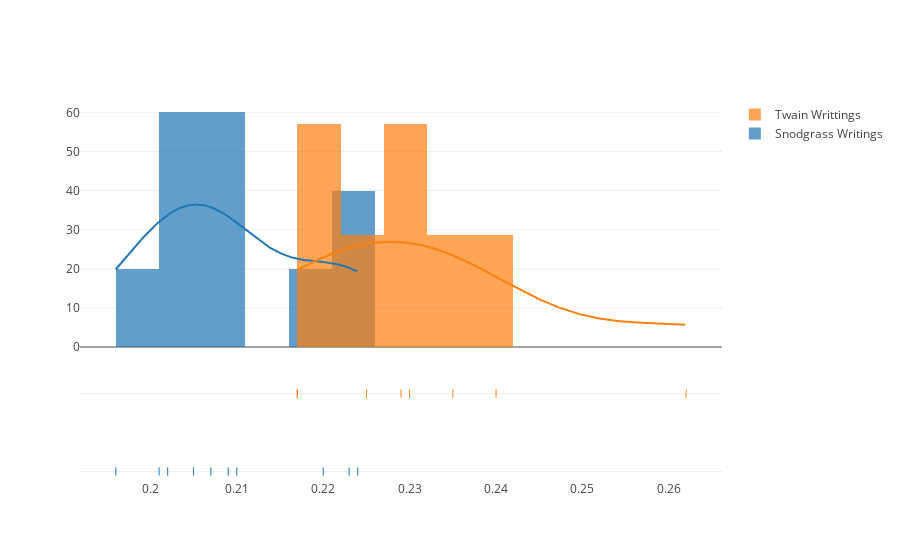

Source (notebook cell):
### Code cell
snodgrass = [.209,.205,.196,.210,.202,.207,.224,.223,.220,.201]
twain = [.225,.262,.217,.240,.230,.229,.235,.217]

hist_data = [snodgrass, twain]
group_labels = ['Snodgrass Writings', 'Twain Writtings']

plotly.offline.init_notebook_mode(connected=True)
fig = ff.create_distplot(hist_data=hist_data, group_labels=group_labels, bin_size=[.005, .005])
# pyo.plot(fig)
pyo.iplot(fig)

### Figure 1 — Plotly figure (JSON) as saved in the notebook; plotly's stock layout.template omitted (floating-point values rounded to 4 significant figures; data arrays with more than 128 entries replaced by an {"elided": "..."} marker saying what was removed)
{"data": [{"autobinx": false, "histnorm": "probability density", "legendgroup": "Snodgrass Writings", "marker": {"color": "rgb(31, 119, 180)"}, "name": "Snodgrass Writings", "opacity": 0.7, "type": "histogram", "uid": "1855c11a-b41c-4a6b-82fe-b7b6fe83807e", "x": [0.209, 0.205, 0.196, 0.21, 0.202, 0.207, 0.224, 0.223, 0.22, 0.201], "xaxis": "x", "xbins": {"end": 0.224, "size": 0.005, "start": 0.196}, "yaxis": "y"}, {"autobinx": false, "histnorm": "probability density", "legendgroup": "Twain Writtings", "marker": {"color": "rgb(255, 127, 14)"}, "name": "Twain Writtings", "opacity": 0.7, "type": "histogram", "uid": "f2ff4db5-c0d5-4192-a663-2f149c762e70", "x": [0.225, 0.262, 0.217, 0.24, 0.23, 0.229, 0.235, 0.217], "xaxis": "x", "xbins": {"end": 0.262, "size": 0.005, "start": 0.217}, "yaxis": "y"}, {"legendgroup": "Snodgrass Writings", "marker": {"color": "rgb(31, 119, 180)"}, "mode": "lines", "name": "Snodgrass Writings", "showlegend": false, "type": "scatter", "uid": "75e2041d-2df1-46f1-8576-e40c6802b057", "x": {"elided": "500 float values"}, "xaxis": "x", "y": {"elided": "500 float values"}, "yaxis": "y"}, {"legendgroup": "Twain Writtings", "marker": {"color": "rgb(255, 127, 14)"}, "mode": "lines", "name": "Twain Writtings", "showlegend": false, "type": "scatter", "uid": "75dcbd4b-8c7e-48e4-a593-ff255e8d04c8", "x": {"elided": "500 float values"}, "xaxis": "x", "y": {"elided": "500 float values"}, "yaxis": "y"}, {"legendgroup": "Snodgrass Writings", "marker": {"color": "rgb(31, 119, 180)", "symbol": "line-ns-open"}, "mode": "markers", "name": "Snodgrass Writings", "showlegend": false, "type": "scatter", "uid": "7bc18986-27ee-4eb6-8510-bae53543cf1e", "x": [0.209, 0.205, 0.196, 0.21, 0.202, 0.207, 0.224, 0.223, 0.22, 0.201], "xaxis": "x", "y": ["Snodgrass Writings", "Snodgrass Writings", "Snodgrass Writings", "Snodgrass Writings", "Snodgrass Writings", "Snodgrass Writings", "Snodgrass Writings", "Snodgrass Writings", "Snodgrass Writings", "Snodgrass Writings"], "yaxis": "y2"}, {"legendgroup": "Twain Writtings", "marker": {"color": "rgb(255, 127, 14)", "symbol": "line-ns-open"}, "mode": "markers", "name": "Twain Writtings", "showlegend": false, "type": "scatter", "uid": "9b31e488-5c29-45b2-9886-4d369de85612", "x": [0.225, 0.262, 0.217, 0.24, 0.23, 0.229, 0.235, 0.217], "xaxis": "x", "y": ["Twain Writtings", "Twain Writtings", "Twain Writtings", "Twain Writtings", "Twain Writtings", "Twain Writtings", "Twain Writtings", "Twain Writtings"], "yaxis": "y2"}], "layout": {"barmode": "overlay", "hovermode": "closest", "legend": {"traceorder": "reversed"}, "xaxis": {"anchor": "y2", "domain": [0, 1], "zeroline": false}, "yaxis": {"anchor": "free", "domain": [0.35, 1], "position": 0}, "yaxis2": {"anchor": "x", "domain": [0, 0.25], "dtick": 1, "showticklabels": false}}}
